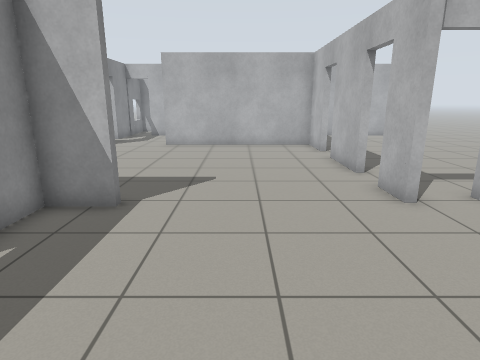
[1] (above)

24 first-person views from a walk through a Gazebo world. The camera is 1.2 m above the floor, tilts 14° down and sees 75° across. The floor is counted in squares, 0.5 m on a side. Each view is taken from the middle of a square. On the plan, view 1 faces up. The plan holds only what a view shows up to about 19 squares ahead; the rest is blank. The place goes on beyond the plan.

[2]
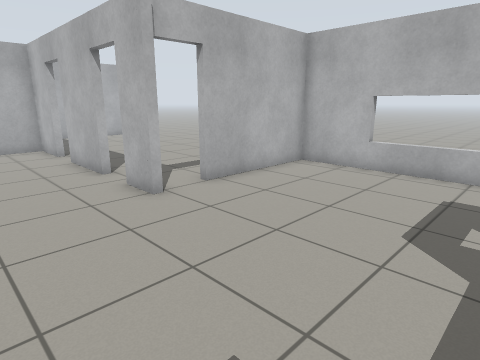

[3]
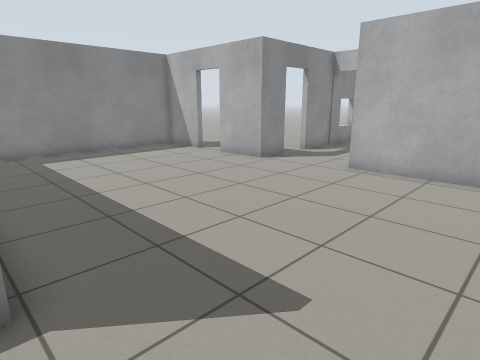

[4]
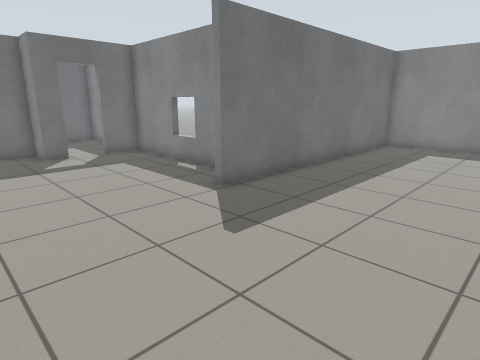

[5]
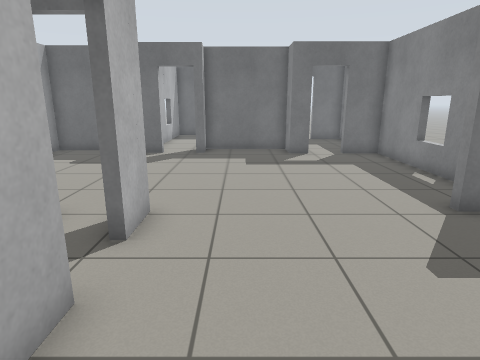

[6]
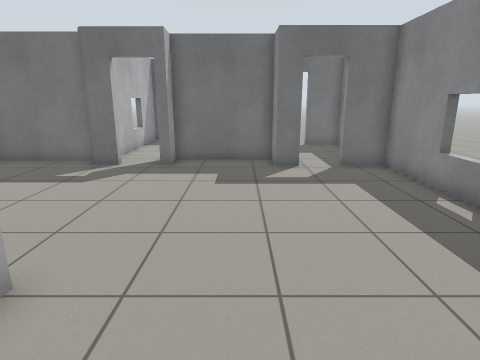

[7]
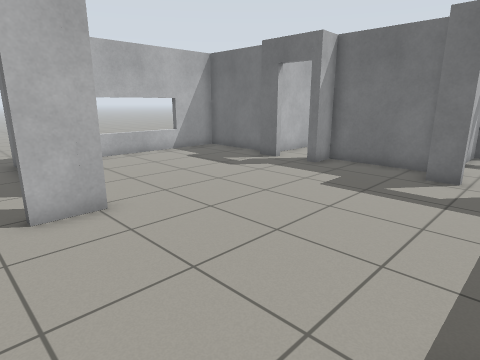

[8]
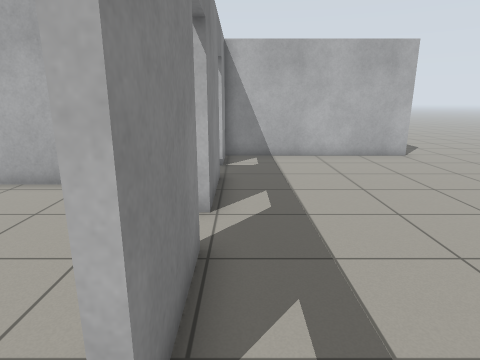

[9]
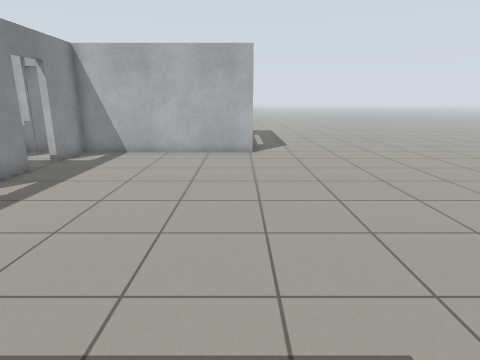

[10]
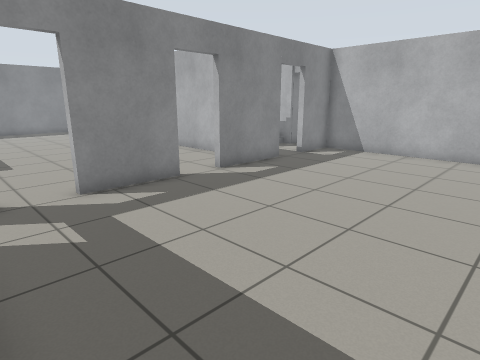

[11]
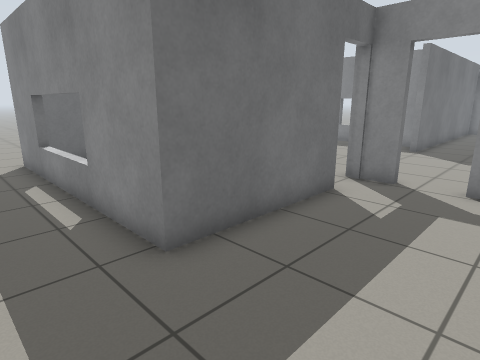

[12]
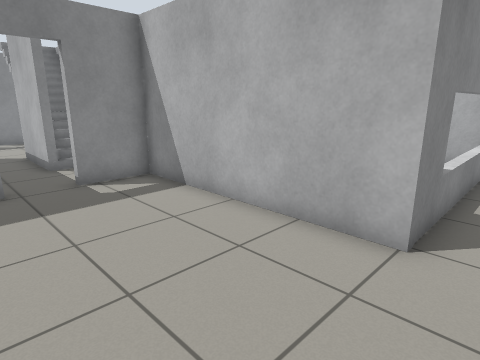

[13]
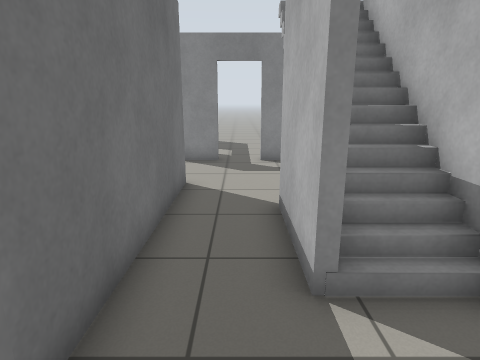

[14]
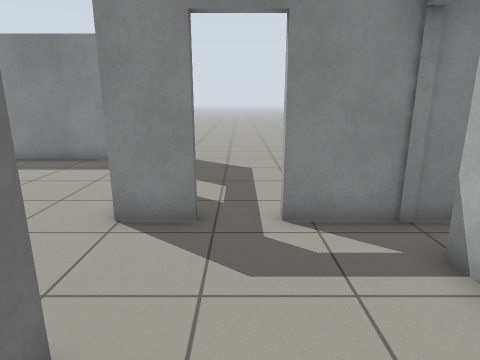

[15]
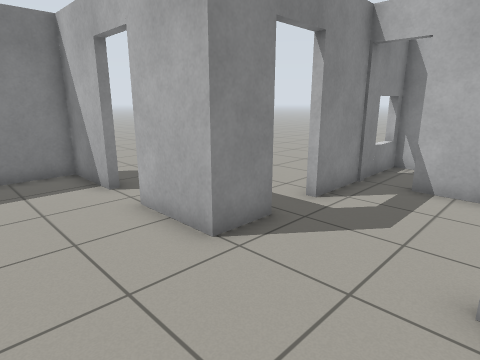

[16]
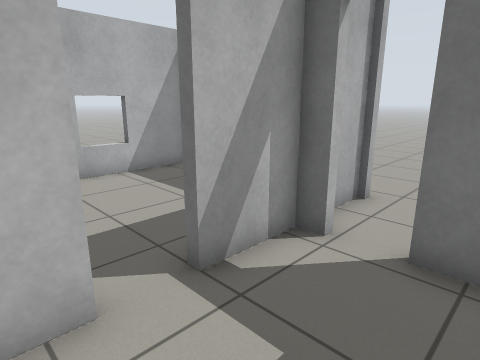

[17]
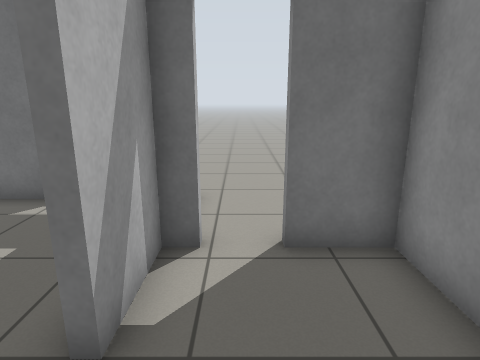

[18]
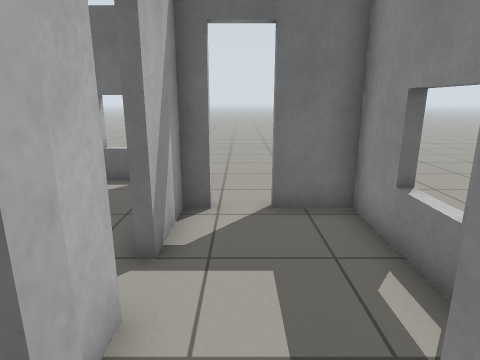

[19]
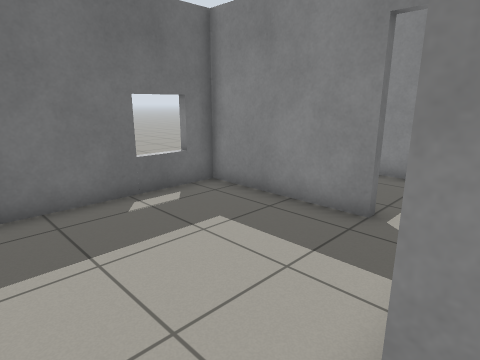

[20]
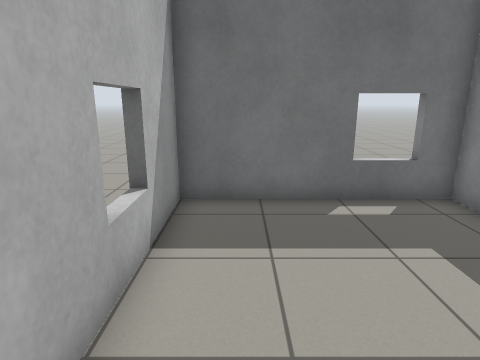

[21]
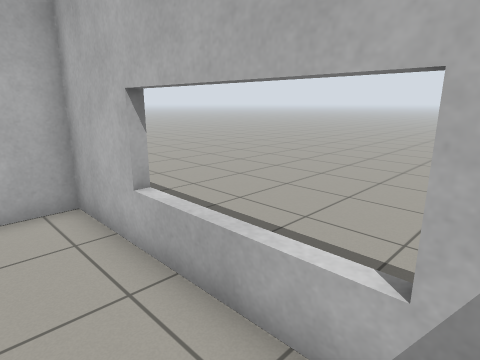

[22]
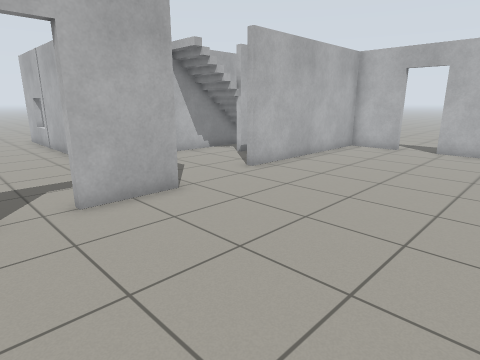

[23]
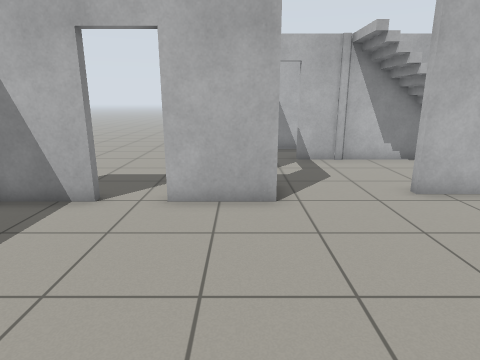

[24]
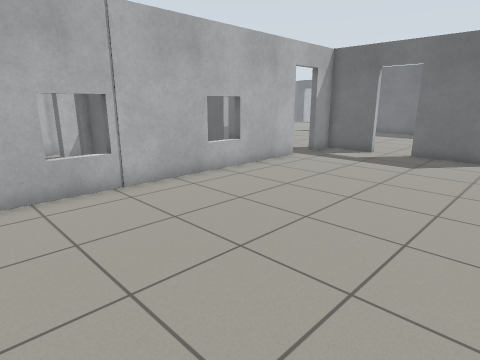

### Floor plan
Key: @ floor where view 1 was taken; # wall or solid block; x gap in a wall; . floor; D open door; = window, fence, low wall or low ledge; O other object.
Columns run from 17 left of view 1 to 14 right of it. Each row starts with its distance up from view 1.
 33 .  ..... #                  ##
 32   .......#
 31  ........#
 30 .........= D                  =
 29 .........### #D D#            =
 28 .........#                    =
 27 .........###                  =.
 26  ........#..                  =.
 25  ........=..                  #.
 24  ........#D###  ####  #########.
 23  ........DD...OOOOODD##.........
 22 .........#....     ..#..........
 21 .........D.....x###..D..........
 20 .........D...........D..........
 19 .........D...........#..........
 18 ..###DD###...#########..........
 17   #..D...............#..........
 16   #..................#..........
 15   #..................D..........
 14   #..................D..........
 13   #..................#..........
 12   #..................#..........
 11   #..................#..........
 10   #..................D..........
  9   #..................D..........
  8   #..................#DD#####...
  7   #############.............#...
  6             #...............#...
  5             #...............#...
  4             #...............=...
  3             =...............=...
  2             #...............=...
  1             #...............=...
  0             #....@..........#..
 -1             ##DD##...DD##...#.
 -2             #....#####..#####.
 -3        ..   #...DD......#   ..
 -4        ..   =...DD......#   ..
 -5       ..    #....#......#   ..
 -6      ..     #....#......=   ..
 -7     ..      ###D##......#   .
 -8     ..   ..   ...#......#   .
 -9         ...   ...#......#.  .
-10        ...    ...#=######....
-11        ...    ....       ..

Where each view was taken, in squares from view 1:
view 1: 0 up, 0 right, facing up
view 2: 0 up, 0 right, facing up-right
view 3: 7 up, 1 right, facing up-left
view 4: 14 up, 3 right, facing down-left
view 5: 14 up, 2 right, facing down
view 6: 11 up, 1 right, facing down
view 7: 10 up, 3 left, facing down-right
view 8: 9 up, 5 right, facing up
view 9: 8 up, 12 right, facing up
view 10: 8 up, 13 right, facing up-left
view 11: 12 up, 14 right, facing down-left
view 12: 18 up, 14 right, facing up-left
view 13: 20 up, 5 right, facing left
view 14: 20 up, 2 left, facing left
view 15: 14 up, 4 left, facing up-left
view 16: 2 down, 4 left, facing down-right
view 17: 2 down, 2 left, facing down
view 18: 0 up, 2 left, facing down
view 19: 2 down, 6 right, facing down-left
view 20: 2 down, 5 right, facing down
view 21: 0 up, 9 right, facing up-right
view 22: 10 up, 13 left, facing up-right
view 23: 10 up, 9 left, facing up
view 24: 33 up, 17 left, facing down-right
